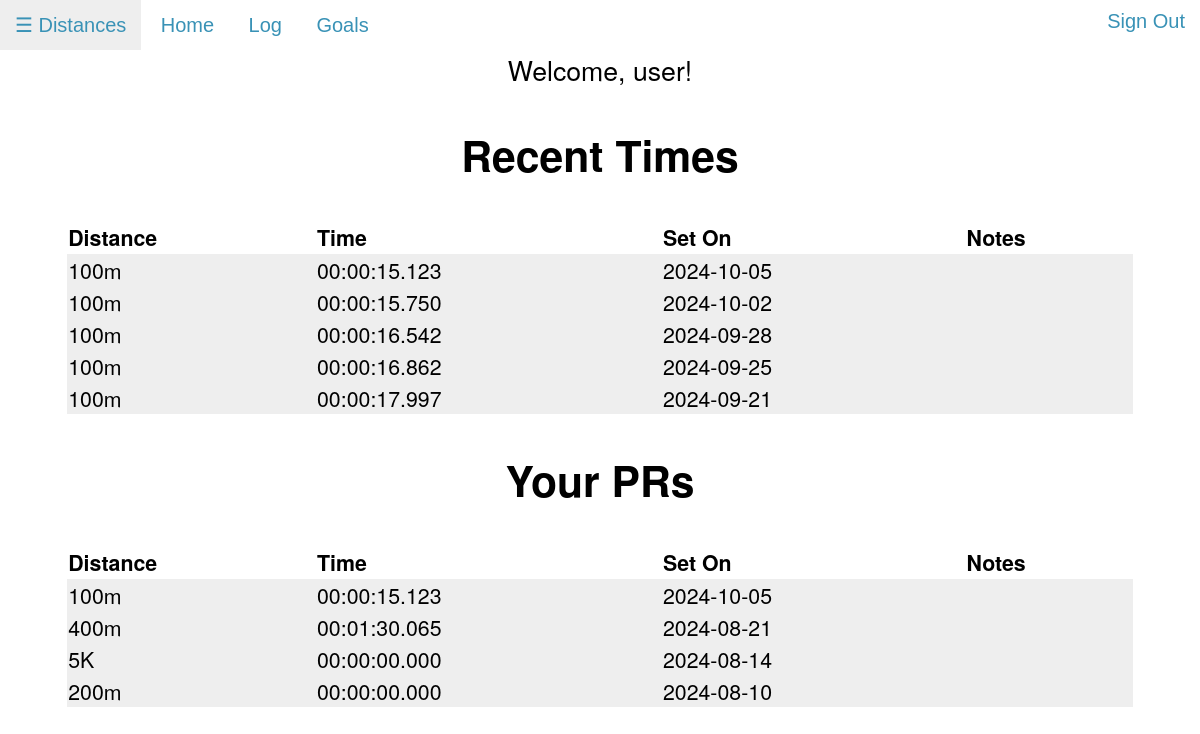
Page / (signed in) on the earlier database version.
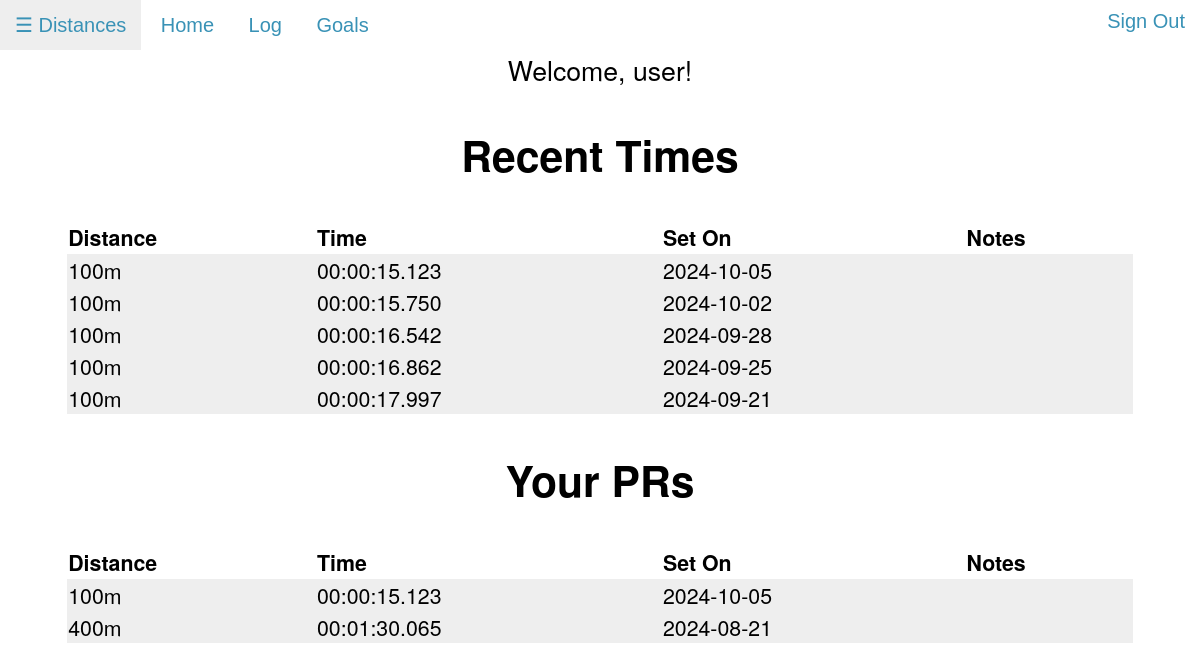
Same page on the later database version.
### tables this page shows
CREATE TABLE users (id INTEGER PRIMARY KEY AUTOINCREMENT NOT NULL, username TEXT NOT NULL, pass_hash TEXT NOT NULL);

CREATE TABLE distances (id INTEGER PRIMARY KEY AUTOINCREMENT NOT NULL, user_id INTEGER NOT NULL, distance TEXT NOT NULL);

CREATE TABLE times (id INTEGER PRIMARY KEY AUTOINCREMENT NOT NULL, user_id INTEGER NOT NULL, dist_id INTEGER NOT NULL, h INTEGER NOT NULL, m INTEGER NOT NULL, s INTEGER NOT NULL, ms INTEGER NOT NULL, date TEXT NOT NULL, notes TEXT);

### app.py (the view)
@app.route("/")
@login_required
def index():
    username = db.execute("SELECT username FROM users WHERE id = ?", session["user_id"])[0]["username"]
    times = db.execute("SELECT * FROM times WHERE user_id = ? ORDER BY date DESC", session["user_id"])
    for time in times:
        time["distance"] = db.execute("SELECT distance FROM distances WHERE id = ?", time["dist_id"])[0]["distance"]
    distances = db.execute("SELECT * FROM distances WHERE user_id = ?", session["user_id"])
    prs=[]
    for d in distances:
        if get_pr(d["distance"]) != {}:
            prs.append(get_pr(d["distance"]))
    for pr in prs:
        pr["distance"] = db.execute("SELECT distance FROM distances WHERE id = ?", pr["dist_id"])[0]["distance"]
    load_dists()
    return render_template("index.html", dists=dists, username=username, times=times, prs=prs)

### app.py (called while the page is built)
def login_required(f):
    @wraps(f)
    def decorated_function(*args, **kwargs):
        if session.get("user_id") is None:
            return redirect("/login")
        return f(*args, **kwargs)
    return decorated_function

def load_dists():
    dists.clear()
    rows = db.execute("SELECT distance FROM distances WHERE user_id = ?", session["user_id"])
    for row in rows:
        if row["distance"] not in dists:
            dists.append(row["distance"])

def dist_to_id(distance):
    return db.execute("SELECT id FROM distances WHERE distance = ?", distance)[0]["id"]

def get_pr(distance):
    r = db.execute("SELECT * FROM times WHERE dist_id = ? ORDER BY h ASC, m ASC, s ASC, ms ASC, date DESC", dist_to_id(distance))
    if len(r) == 0:
        return {}
    return r[0]

### templates/index.html (shortened to what this page needs)
{% extends "layout.html" %}
{% block body %}
    <p id="welcome">Welcome, {{ username }}!</p>
    <h2>Recent Times</h2>
    <table>
        <thead class="heading">
            <td>Distance</td>
            <td>Time</td>
            <td>Set On</td>
            <td>Notes</td>
        </thead>
        {% for i in range(0, 5) %}
        <tr>
            <td>{{ times[i]["distance"] }}</td>
            <td>{{ '%02d' % times[i]["h"] }}:{{ '%02d' % times[i]["m"] }}:{{ '%02d' % times[i]["s"] }}.{{ '%03d' % times[i]["ms"] }}</td>
            <td>{{ times[i]["date"] }}</td>
            <td>{{ times[i]["notes"] }}</td>
        </tr>
        {% endfor %}
    </table>
    <h2>Your PRs</h2>
    <table>
        <thead class="heading">
            <td>Distance</td>
            <td>Time</td>
            <td>Set On</td>
            <td>Notes</td>
        </thead>
        {% for pr in prs %}
        <tr>
            <td>{{ pr["distance"] }}</td>
            <td>{{ '%02d' % pr["h"] }}:{{ '%02d' % pr["m"] }}:{{ '%02d' % pr["s"] }}.{{ '%03d' % pr["ms"] }}</td>
            <td>{{ pr["date"] }}</td>
            <td>{{ pr["notes"] }}</td>
        </tr>
        {% endfor %}
    </table>
{% endblock %}

### templates/layout.html (shortened to what this page needs)
<!DOCTYPE html>
<html lang="en">
    <head>
        <link rel="stylesheet" href="{{ url_for('static', filename='styles.css') }}">
    </head>
    <body>
        <div id="TopBar" class="topbar">
            <button class="openbtn" onclick="sidebarToggle()">&#9776; Distances</button>
            <a href="/"><button>Home</button></a>
            <a href="/log"><button>Log</button></a>
            <a href="/goals"><button>Goals</button></a>
            <a href="/signout" style="float:right;"><button>Sign Out</button></a>
        </div>
        <div id="main">
            {% block body %}{% endblock %}
        </div>
    </body>
</html>

### static/styles.css (style rules this page uses)
:root { --light_blue: rgb(57, 146, 182); --dark_blue: rgb(34, 56, 104); --light_gray: rgb(238, 238, 238); --dark_gray: rgb(126, 126, 126); }
body { font-family: 'Helvetica Neue', 'Arial', sans-serif; }
.topbar { height: 50px; width: 100%; position: fixed; top: 0; left: 0; background-color: white; z-index: 100; }
.topbar button { height: 100%; font-size: 20px; cursor: pointer; background-color: white; color: var(--light_blue); padding: 10px 15px; border: none; }
.topbar a { text-decoration: none; color: var(--light_blue) }
.openbtn { height: 100%; font-size: 20px; cursor: pointer; background-color: white; color: var(--light_blue); padding: 10px 15px; border: none; }
#main { transition: margin-left .5s; margin-top: 50px; }
h2 { font-size: 32pt; text-align: center; }
#welcome { font-size: 20pt; text-align: center; }
table { background-color: var(--light_gray); border-color: #ffffff; border-width: 2pt; border-collapse: collapse; margin-right: auto; margin-left: auto; width: 90%; margin-top: 10px; }
td { font-size: 16pt; border-color: white; border-width: 2pt; }
.heading { font-weight: bold; background-color: white; font-size: 24pt; }

Differences in the rows shown:
removed times: distance "5K", h "00", m "00", s "00", ms "000", date "2024-08-14"
removed times: distance "200m", h "00", m "00", s "00", ms "000", date "2024-08-10"
